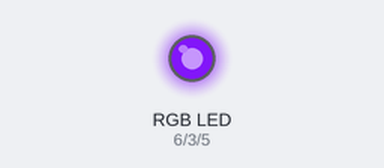
Recording of a sketch running on a simulated Arduino Uno, built with avr-gcc and run on an emulated ATmega328P. Shown: an RGB LED mixed from three pins (HIGH = lit). Dim RGB values are drawn brighter than linear.

Above: at 0.1 s.
At 0.6 s:
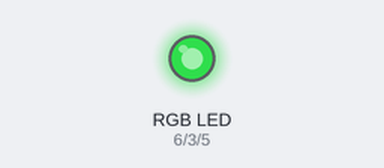
At 1.1 s:
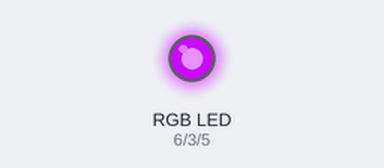
Timing chart, 0 to 2.6 s (numbered marks = the images above):
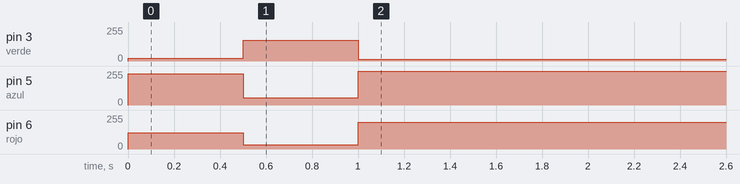

The sketch:

EJ8.ino
```cpp
#define rojo 6
#define azul 5
#define verde 3

int pines[] = {3, 5, 6};
int L1[] = {122 , 234 , 21};
int L2[] = {33  , 53  , 155};
int L3[] = {200 , 255 , 12};
int* colores[] = {L1, L2, L3};

void setup()
{
    for (int i = 0 ; i < sizeof(pines)/sizeof(int) ; i++)
  {
    pinMode(pines[i], OUTPUT);
  }

  for (int i = 0 ; i < sizeof(colores)/sizeof(int) ; i++)
  {

   analogWrite(rojo, colores[i][0]);
    analogWrite(azul, colores[i][1]);
    analogWrite(verde, colores[i][2]);
    delay(500);

  }

}

void loop()
{

}
```
